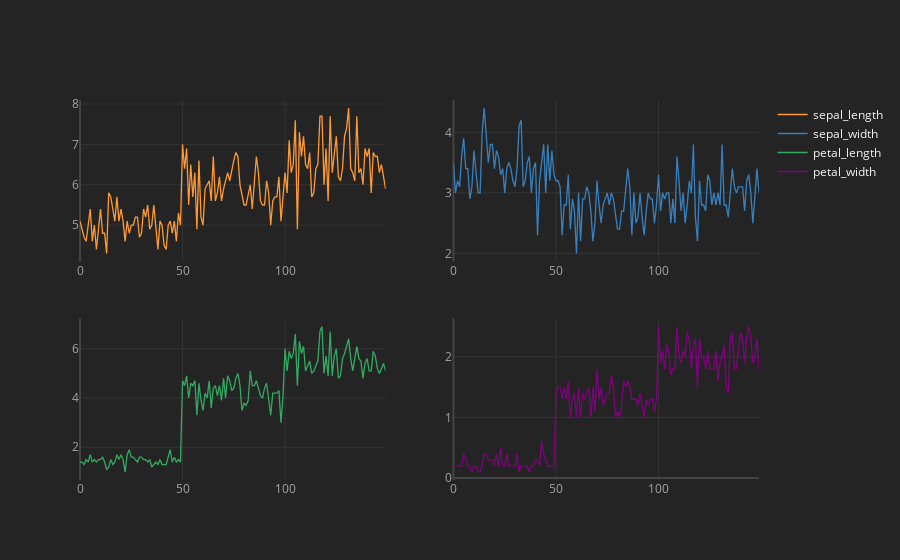

Notebook source saved alongside this figure:
### Code cell
df11.iplot(subplots=True)

### Figure 1 — Plotly figure (JSON) as saved in the notebook; plotly's stock layout.template omitted (floating-point values rounded to 4 significant figures; data arrays with more than 128 entries replaced by an {"elided": "..."} marker saying what was removed)
{"data": [{"line": {"color": "rgba(255, 153, 51, 1.0)", "dash": "solid", "shape": "linear", "width": 1.3}, "mode": "lines", "name": "sepal_length", "text": "", "type": "scatter", "x": {"elided": "150 int values"}, "xaxis": "x", "y": {"elided": "150 float values"}, "yaxis": "y"}, {"line": {"color": "rgba(55, 128, 191, 1.0)", "dash": "solid", "shape": "linear", "width": 1.3}, "mode": "lines", "name": "sepal_width", "text": "", "type": "scatter", "x": {"elided": "150 int values"}, "xaxis": "x2", "y": {"elided": "150 float values"}, "yaxis": "y2"}, {"line": {"color": "rgba(50, 171, 96, 1.0)", "dash": "solid", "shape": "linear", "width": 1.3}, "mode": "lines", "name": "petal_length", "text": "", "type": "scatter", "x": {"elided": "150 int values"}, "xaxis": "x3", "y": {"elided": "150 float values"}, "yaxis": "y3"}, {"line": {"color": "rgba(128, 0, 128, 1.0)", "dash": "solid", "shape": "linear", "width": 1.3}, "mode": "lines", "name": "petal_width", "text": "", "type": "scatter", "x": {"elided": "150 int values"}, "xaxis": "x4", "y": {"elided": "150 float values"}, "yaxis": "y4"}], "layout": {"legend": {"bgcolor": "#242424", "font": {"color": "#F4F4F4"}}, "paper_bgcolor": "#242424", "plot_bgcolor": "#242424", "title": {"font": {"color": "#F4F4F4"}}, "xaxis": {"anchor": "y", "domain": [0, 0.45], "gridcolor": "#343434", "showgrid": true, "tickfont": {"color": "#A4A4A4"}, "title": {"font": {"color": "#A4A4A4"}, "text": ""}, "zerolinecolor": "#444444"}, "xaxis2": {"anchor": "y2", "domain": [0.55, 1], "gridcolor": "#343434", "showgrid": true, "tickfont": {"color": "#A4A4A4"}, "title": {"font": {"color": "#A4A4A4"}, "text": ""}, "zerolinecolor": "#444444"}, "xaxis3": {"anchor": "y3", "domain": [0, 0.45], "gridcolor": "#343434", "showgrid": true, "tickfont": {"color": "#A4A4A4"}, "title": {"font": {"color": "#A4A4A4"}, "text": ""}, "zerolinecolor": "#444444"}, "xaxis4": {"anchor": "y4", "domain": [0.55, 1], "gridcolor": "#343434", "showgrid": true, "tickfont": {"color": "#A4A4A4"}, "title": {"font": {"color": "#A4A4A4"}, "text": ""}, "zerolinecolor": "#444444"}, "yaxis": {"anchor": "x", "domain": [0.575, 1], "gridcolor": "#343434", "showgrid": true, "tickfont": {"color": "#A4A4A4"}, "title": {"font": {"color": "#A4A4A4"}, "text": ""}, "zerolinecolor": "#444444"}, "yaxis2": {"anchor": "x2", "domain": [0.575, 1], "gridcolor": "#343434", "showgrid": true, "tickfont": {"color": "#A4A4A4"}, "title": {"font": {"color": "#A4A4A4"}, "text": ""}, "zerolinecolor": "#444444"}, "yaxis3": {"anchor": "x3", "domain": [0, 0.425], "gridcolor": "#343434", "showgrid": true, "tickfont": {"color": "#A4A4A4"}, "title": {"font": {"color": "#A4A4A4"}, "text": ""}, "zerolinecolor": "#444444"}, "yaxis4": {"anchor": "x4", "domain": [0, 0.425], "gridcolor": "#343434", "showgrid": true, "tickfont": {"color": "#A4A4A4"}, "title": {"font": {"color": "#A4A4A4"}, "text": ""}, "zerolinecolor": "#444444"}}}
